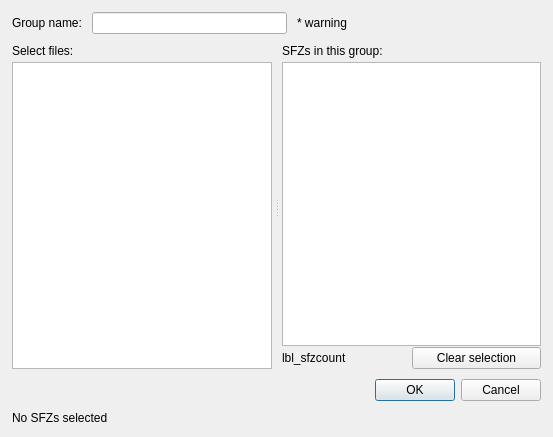
<?xml version="1.0" encoding="UTF-8"?>
<ui version="4.0">
 <class>sfz_file_dialog</class>
 <widget class="QDialog" name="sfz_file_dialog">
  <property name="geometry">
   <rect>
    <x>0</x>
    <y>0</y>
    <width>553</width>
    <height>437</height>
   </rect>
  </property>
  <property name="windowTitle">
   <string>Add a new SFZ group</string>
  </property>
  <layout class="QVBoxLayout" name="verticalLayout_3" stretch="0,1,0,0">
   <property name="spacing">
    <number>10</number>
   </property>
   <property name="leftMargin">
    <number>12</number>
   </property>
   <property name="topMargin">
    <number>12</number>
   </property>
   <property name="rightMargin">
    <number>12</number>
   </property>
   <property name="bottomMargin">
    <number>12</number>
   </property>
   <item>
    <layout class="QHBoxLayout" name="horizontalLayout">
     <item>
      <widget class="QLabel" name="label">
       <property name="sizePolicy">
        <sizepolicy hsizetype="Preferred" vsizetype="Fixed">
         <horstretch>0</horstretch>
         <verstretch>0</verstretch>
        </sizepolicy>
       </property>
       <property name="text">
        <string>Group name:</string>
       </property>
      </widget>
     </item>
     <item>
      <widget class="QLineEdit" name="ed_group_name">
       <property name="minimumSize">
        <size>
         <width>160</width>
         <height>0</height>
        </size>
       </property>
      </widget>
     </item>
     <item>
      <widget class="QLabel" name="lbl_warning">
       <property name="sizePolicy">
        <sizepolicy hsizetype="Preferred" vsizetype="Fixed">
         <horstretch>0</horstretch>
         <verstretch>0</verstretch>
        </sizepolicy>
       </property>
       <property name="text">
        <string>* warning</string>
       </property>
      </widget>
     </item>
     <item>
      <spacer name="horizontalSpacer">
       <property name="orientation">
        <enum>Qt::Horizontal</enum>
       </property>
       <property name="sizeHint" stdset="0">
        <size>
         <width>40</width>
         <height>20</height>
        </size>
       </property>
      </spacer>
     </item>
    </layout>
   </item>
   <item>
    <widget class="QSplitter" name="splitter">
     <property name="orientation">
      <enum>Qt::Horizontal</enum>
     </property>
     <property name="handleWidth">
      <number>10</number>
     </property>
     <widget class="QWidget" name="">
      <layout class="QVBoxLayout" name="verticalLayout_2">
       <property name="spacing">
        <number>4</number>
       </property>
       <item>
        <widget class="QLabel" name="label_3">
         <property name="text">
          <string>Select files:</string>
         </property>
        </widget>
       </item>
       <item>
        <widget class="QTreeView" name="tree_directories">
         <property name="selectionMode">
          <enum>QAbstractItemView::ExtendedSelection</enum>
         </property>
        </widget>
       </item>
      </layout>
     </widget>
     <widget class="QWidget" name="">
      <layout class="QVBoxLayout" name="verticalLayout_4">
       <property name="spacing">
        <number>4</number>
       </property>
       <item>
        <widget class="QLabel" name="label_2">
         <property name="text">
          <string>SFZs in this group:</string>
         </property>
        </widget>
       </item>
       <item>
        <layout class="QVBoxLayout" name="verticalLayout">
         <property name="spacing">
          <number>1</number>
         </property>
         <item>
          <widget class="QListWidget" name="lst_sfzs">
           <property name="selectionMode">
            <enum>QAbstractItemView::ExtendedSelection</enum>
           </property>
          </widget>
         </item>
         <item>
          <layout class="QHBoxLayout" name="horizontalLayout_2">
           <item>
            <widget class="QLabel" name="lbl_sfzcount">
             <property name="text">
              <string>lbl_sfzcount</string>
             </property>
            </widget>
           </item>
           <item>
            <widget class="QPushButton" name="b_clear_sfzs">
             <property name="text">
              <string>Clear selection</string>
             </property>
            </widget>
           </item>
          </layout>
         </item>
        </layout>
       </item>
      </layout>
     </widget>
    </widget>
   </item>
   <item>
    <widget class="QDialogButtonBox" name="buttons">
     <property name="orientation">
      <enum>Qt::Horizontal</enum>
     </property>
     <property name="standardButtons">
      <set>QDialogButtonBox::Cancel|QDialogButtonBox::Ok</set>
     </property>
    </widget>
   </item>
   <item>
    <widget class="QLabel" name="lbl_status">
     <property name="text">
      <string>No SFZs selected</string>
     </property>
    </widget>
   </item>
  </layout>
 </widget>
 <resources/>
 <connections>
  <connection>
   <sender>buttons</sender>
   <signal>accepted()</signal>
   <receiver>sfz_file_dialog</receiver>
   <slot>accept()</slot>
   <hints>
    <hint type="sourcelabel">
     <x>248</x>
     <y>254</y>
    </hint>
    <hint type="destinationlabel">
     <x>157</x>
     <y>274</y>
    </hint>
   </hints>
  </connection>
  <connection>
   <sender>buttons</sender>
   <signal>rejected()</signal>
   <receiver>sfz_file_dialog</receiver>
   <slot>reject()</slot>
   <hints>
    <hint type="sourcelabel">
     <x>316</x>
     <y>260</y>
    </hint>
    <hint type="destinationlabel">
     <x>286</x>
     <y>274</y>
    </hint>
   </hints>
  </connection>
 </connections>
</ui>
